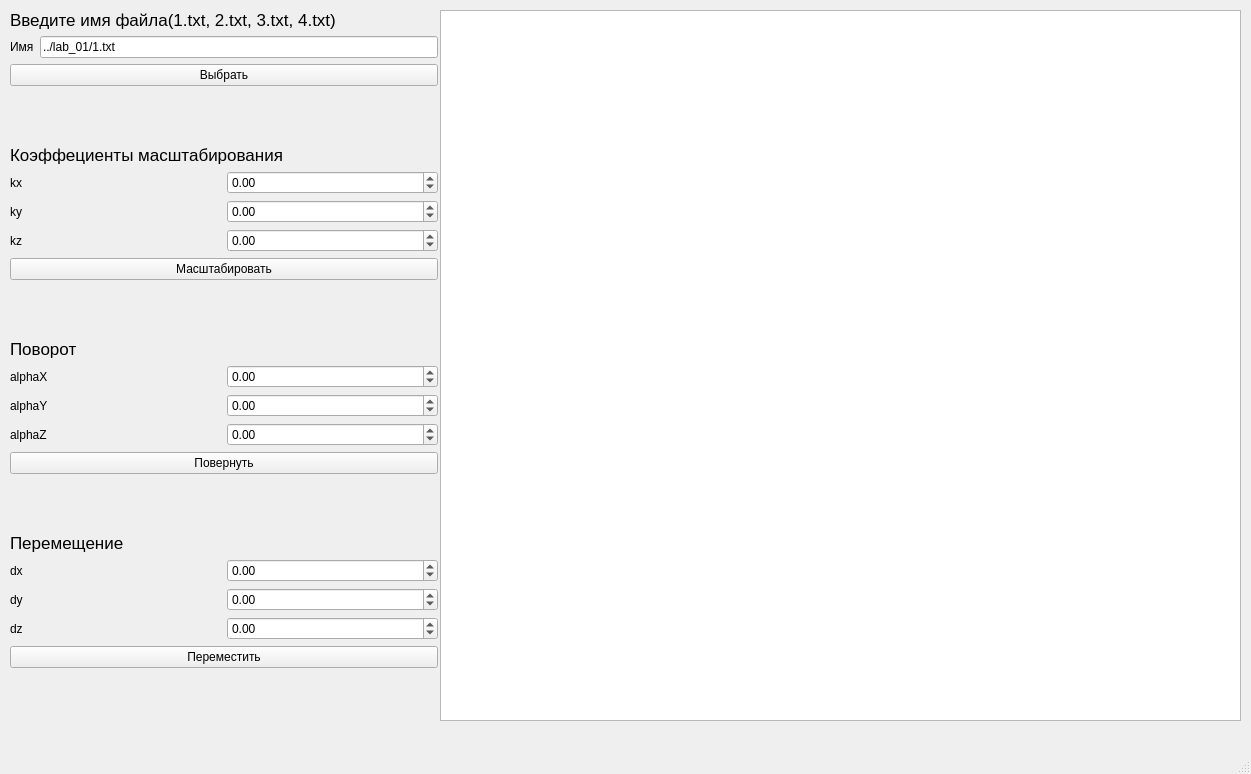
<?xml version="1.0" encoding="UTF-8"?>
<ui version="4.0">
 <class>MainWindow</class>
 <widget class="QMainWindow" name="MainWindow">
  <property name="geometry">
   <rect>
    <x>0</x>
    <y>0</y>
    <width>1251</width>
    <height>774</height>
   </rect>
  </property>
  <property name="minimumSize">
   <size>
    <width>1251</width>
    <height>774</height>
   </size>
  </property>
  <property name="maximumSize">
   <size>
    <width>1251</width>
    <height>774</height>
   </size>
  </property>
  <property name="windowTitle">
   <string>MainWindow</string>
  </property>
  <widget class="QWidget" name="centralwidget">
   <widget class="QGraphicsView" name="graphicsView">
    <property name="geometry">
     <rect>
      <x>440</x>
      <y>10</y>
      <width>801</width>
      <height>711</height>
     </rect>
    </property>
   </widget>
   <widget class="QWidget" name="verticalLayoutWidget">
    <property name="geometry">
     <rect>
      <x>10</x>
      <y>10</y>
      <width>428</width>
      <height>711</height>
     </rect>
    </property>
    <layout class="QVBoxLayout" name="verticalLayout">
     <item>
      <widget class="QLabel" name="label_chname">
       <property name="font">
        <font>
         <pointsize>13</pointsize>
        </font>
       </property>
       <property name="text">
        <string>Введите имя файла(1.txt, 2.txt, 3.txt, 4.txt)</string>
       </property>
      </widget>
     </item>
     <item>
      <layout class="QHBoxLayout" name="horizontalLayout_name">
       <item>
        <widget class="QLabel" name="label_name">
         <property name="text">
          <string>Имя</string>
         </property>
        </widget>
       </item>
       <item>
        <widget class="QLineEdit" name="lineEdit_file">
         <property name="text">
          <string>../lab_01/1.txt</string>
         </property>
        </widget>
       </item>
      </layout>
     </item>
     <item>
      <widget class="QPushButton" name="pushButton_name">
       <property name="text">
        <string>Выбрать</string>
       </property>
      </widget>
     </item>
     <item>
      <spacer name="verticalSpacer">
       <property name="orientation">
        <enum>Qt::Vertical</enum>
       </property>
       <property name="sizeHint" stdset="0">
        <size>
         <width>20</width>
         <height>40</height>
        </size>
       </property>
      </spacer>
     </item>
     <item>
      <widget class="QLabel" name="label_scale">
       <property name="font">
        <font>
         <pointsize>13</pointsize>
        </font>
       </property>
       <property name="text">
        <string>Коэффециенты масштабирования</string>
       </property>
      </widget>
     </item>
     <item>
      <layout class="QVBoxLayout" name="verticalLayout_scale">
       <item>
        <layout class="QGridLayout" name="gridLayout_scale">
         <item row="2" column="0">
          <layout class="QHBoxLayout" name="horizontalLayout_scale_kx">
           <item>
            <widget class="QLabel" name="label_kx">
             <property name="text">
              <string>kx</string>
             </property>
            </widget>
           </item>
           <item>
            <widget class="QDoubleSpinBox" name="doubleSpinBox_kx">
             <property name="minimum">
              <double>-100.000000000000000</double>
             </property>
            </widget>
           </item>
          </layout>
         </item>
         <item row="3" column="0">
          <layout class="QHBoxLayout" name="horizontalLayout_scale_ky">
           <item>
            <widget class="QLabel" name="label_ky">
             <property name="text">
              <string>ky</string>
             </property>
            </widget>
           </item>
           <item>
            <widget class="QDoubleSpinBox" name="doubleSpinBox_ky">
             <property name="minimum">
              <double>-100.000000000000000</double>
             </property>
            </widget>
           </item>
          </layout>
         </item>
         <item row="4" column="0">
          <layout class="QHBoxLayout" name="horizontalLayout_scale_kz">
           <item>
            <widget class="QLabel" name="label_kz">
             <property name="text">
              <string>kz</string>
             </property>
            </widget>
           </item>
           <item>
            <widget class="QDoubleSpinBox" name="doubleSpinBox_kz">
             <property name="minimum">
              <double>-100.000000000000000</double>
             </property>
            </widget>
           </item>
          </layout>
         </item>
        </layout>
       </item>
      </layout>
     </item>
     <item>
      <widget class="QPushButton" name="pushButton_scale">
       <property name="text">
        <string>Масштабировать</string>
       </property>
      </widget>
     </item>
     <item>
      <spacer name="verticalSpacer_3">
       <property name="orientation">
        <enum>Qt::Vertical</enum>
       </property>
       <property name="sizeHint" stdset="0">
        <size>
         <width>20</width>
         <height>40</height>
        </size>
       </property>
      </spacer>
     </item>
     <item>
      <widget class="QLabel" name="label_turn">
       <property name="font">
        <font>
         <pointsize>13</pointsize>
        </font>
       </property>
       <property name="text">
        <string>Поворот</string>
       </property>
      </widget>
     </item>
     <item>
      <layout class="QGridLayout" name="gridLayout_turn">
       <item row="1" column="0">
        <layout class="QHBoxLayout" name="horizontalLayout_turny">
         <item>
          <widget class="QLabel" name="label_turny">
           <property name="text">
            <string>alphaY</string>
           </property>
          </widget>
         </item>
         <item>
          <widget class="QDoubleSpinBox" name="doubleSpinBox_turny">
           <property name="minimum">
            <double>-100.000000000000000</double>
           </property>
          </widget>
         </item>
        </layout>
       </item>
       <item row="0" column="0">
        <layout class="QHBoxLayout" name="horizontalLayout_turnx">
         <item>
          <widget class="QLabel" name="label_turnx">
           <property name="text">
            <string>alphaX</string>
           </property>
          </widget>
         </item>
         <item>
          <widget class="QDoubleSpinBox" name="doubleSpinBox_turnx">
           <property name="minimum">
            <double>-100.000000000000000</double>
           </property>
          </widget>
         </item>
        </layout>
       </item>
       <item row="2" column="0">
        <layout class="QHBoxLayout" name="horizontalLayout_turnz">
         <item>
          <widget class="QLabel" name="label_turnz">
           <property name="text">
            <string>alphaZ</string>
           </property>
          </widget>
         </item>
         <item>
          <widget class="QDoubleSpinBox" name="doubleSpinBox_turnz">
           <property name="minimum">
            <double>-100.000000000000000</double>
           </property>
          </widget>
         </item>
        </layout>
       </item>
      </layout>
     </item>
     <item>
      <widget class="QPushButton" name="pushButton_turn">
       <property name="text">
        <string>Повернуть</string>
       </property>
      </widget>
     </item>
     <item>
      <spacer name="verticalSpacer_5">
       <property name="orientation">
        <enum>Qt::Vertical</enum>
       </property>
       <property name="sizeHint" stdset="0">
        <size>
         <width>20</width>
         <height>40</height>
        </size>
       </property>
      </spacer>
     </item>
     <item>
      <widget class="QLabel" name="label_move">
       <property name="font">
        <font>
         <pointsize>13</pointsize>
        </font>
       </property>
       <property name="text">
        <string>Перемещение</string>
       </property>
      </widget>
     </item>
     <item>
      <layout class="QGridLayout" name="gridLayout_move">
       <item row="3" column="0">
        <layout class="QHBoxLayout" name="horizontalLayout_movez">
         <item>
          <widget class="QLabel" name="label_movez">
           <property name="text">
            <string>dz</string>
           </property>
          </widget>
         </item>
         <item>
          <widget class="QDoubleSpinBox" name="doubleSpinBox_movez">
           <property name="minimum">
            <double>-100.000000000000000</double>
           </property>
          </widget>
         </item>
        </layout>
       </item>
       <item row="0" column="0">
        <layout class="QHBoxLayout" name="horizontalLayout_movex">
         <item>
          <widget class="QLabel" name="label_movex">
           <property name="text">
            <string>dx</string>
           </property>
          </widget>
         </item>
         <item>
          <widget class="QDoubleSpinBox" name="doubleSpinBox_movex">
           <property name="minimum">
            <double>-100.000000000000000</double>
           </property>
          </widget>
         </item>
        </layout>
       </item>
       <item row="1" column="0">
        <layout class="QHBoxLayout" name="horizontalLayout_movey">
         <item>
          <widget class="QLabel" name="label_movey">
           <property name="text">
            <string>dy</string>
           </property>
          </widget>
         </item>
         <item>
          <widget class="QDoubleSpinBox" name="doubleSpinBox_movey">
           <property name="minimum">
            <double>-100.000000000000000</double>
           </property>
          </widget>
         </item>
        </layout>
       </item>
      </layout>
     </item>
     <item>
      <widget class="QPushButton" name="pushButton_move">
       <property name="text">
        <string>Переместить</string>
       </property>
      </widget>
     </item>
     <item>
      <spacer name="verticalSpacer_2">
       <property name="orientation">
        <enum>Qt::Vertical</enum>
       </property>
       <property name="sizeHint" stdset="0">
        <size>
         <width>20</width>
         <height>40</height>
        </size>
       </property>
      </spacer>
     </item>
    </layout>
   </widget>
  </widget>
  <widget class="QMenuBar" name="menubar">
   <property name="geometry">
    <rect>
     <x>0</x>
     <y>0</y>
     <width>1251</width>
     <height>22</height>
    </rect>
   </property>
  </widget>
  <widget class="QStatusBar" name="statusbar"/>
 </widget>
 <resources/>
 <connections/>
</ui>
